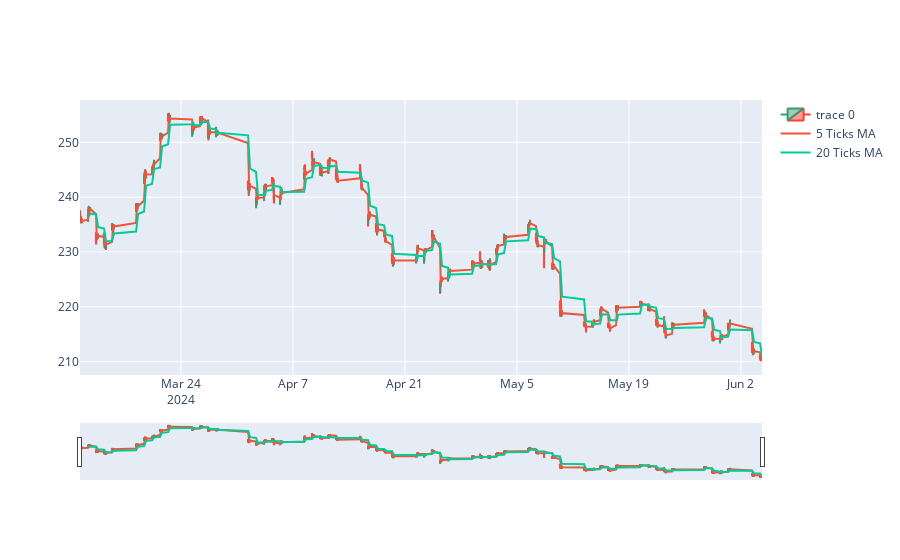

Notebook code cell kept with this figure:
### Code cell
# plot eith candle stick

fig = go.Figure(data=[go.Candlestick(x=tsm_data.index,
                open=tsm_data['Open'],
                high=tsm_data['High'],
                low=tsm_data['Low'],
                close=tsm_data['Close'])])

# plot moving average of 20 ticks and 80 ticks

fig.add_trace(go.Scatter(x=tsm_data.index, y=tsm_data['Close'].rolling(window=5).mean(), name='5 Ticks MA'))
fig.add_trace(go.Scatter(x=tsm_data.index, y=tsm_data['Close'].rolling(window=20).mean(), name='20 Ticks MA'))

fig.show()

### Figure 1 — Plotly figure (JSON) as saved in the notebook; plotly's stock layout.template omitted (floating-point values rounded to 4 significant figures; data arrays with more than 128 entries replaced by an {"elided": "..."} marker saying what was removed)
{"data": [{"close": {"elided": "779 float values"}, "high": {"elided": "779 float values"}, "low": {"elided": "779 float values"}, "open": {"elided": "779 float values"}, "type": "candlestick", "x": {"elided": "779 str values"}}, {"name": "5 Ticks MA", "type": "scatter", "x": {"elided": "779 str values"}, "y": {"elided": "779 float values"}}, {"name": "20 Ticks MA", "type": "scatter", "x": {"elided": "779 str values"}, "y": {"elided": "779 float values"}}], "layout": {}}
